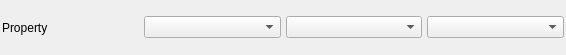
<?xml version="1.0" encoding="UTF-8"?>
<ui version="4.0">
 <class>DataArraySelectionWidget</class>
 <widget class="QWidget" name="DataArraySelectionWidget">
  <property name="geometry">
   <rect>
    <x>0</x>
    <y>0</y>
    <width>566</width>
    <height>55</height>
   </rect>
  </property>
  <property name="windowTitle">
   <string>DataArraySelectionWidget</string>
  </property>
  <layout class="QHBoxLayout" name="horizontalLayout">
   <property name="spacing">
    <number>5</number>
   </property>
   <property name="margin">
    <number>2</number>
   </property>
   <item>
    <widget class="QLabel" name="label">
     <property name="text">
      <string>Property</string>
     </property>
    </widget>
   </item>
   <item>
    <widget class="QComboBox" name="dataContainerList"/>
   </item>
   <item>
    <widget class="QComboBox" name="attributeMatrixList"/>
   </item>
   <item>
    <widget class="QComboBox" name="attributeArrayList"/>
   </item>
  </layout>
 </widget>
 <resources/>
 <connections/>
</ui>
